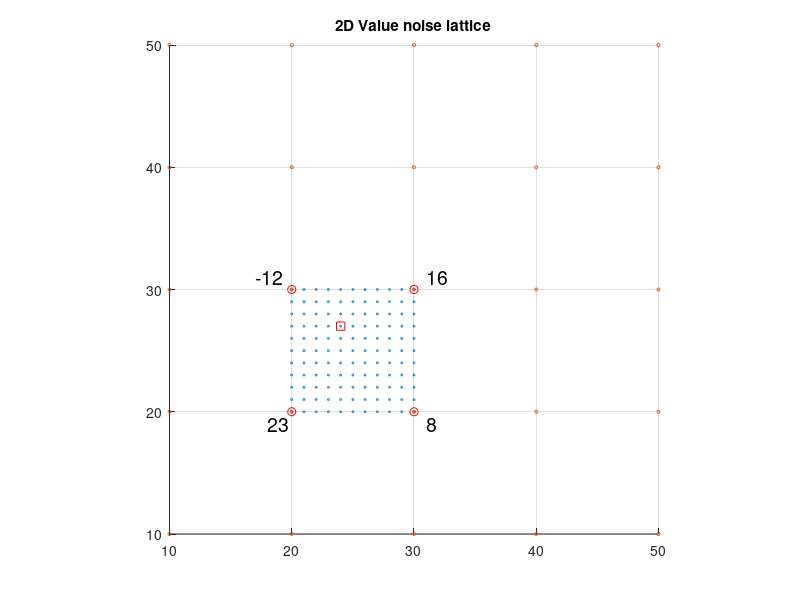
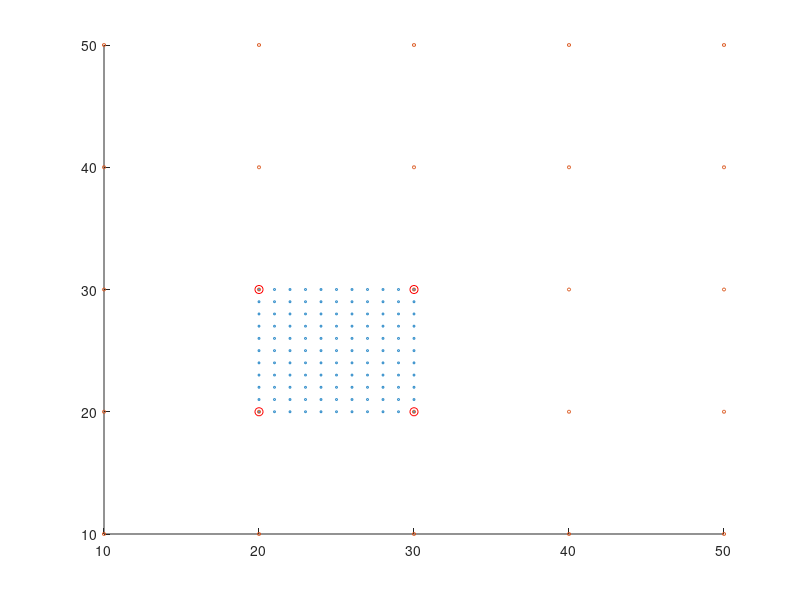

MATLAB code for these plots, in order: (Note: this script raises an error after producing the figures.)
graphics_toolkit qt
gca

rng(0, 'twister');

num_lattice = 5;
wavelength = 10;

xy = [1:num_lattice] * wavelength;
[X Y] = meshgrid(xy);

inside = (wavelength*2):(20+wavelength);
[Xi Yi] = meshgrid(inside);

% Value noise
rand_values = [23 -12 8 16];  % Lattice point random values (4 values that define the square)
% Perlin noise
gradient_vector_x = [3 -2 -4  2];
gradient_vector_y = [-2 5  -3 3];



%%%%%%%%%%%%%%%%%%%%%%%%%%%%%%%%%%%%
% Value noise lattice
valuefig = scatter(Xi, Yi,2);
hold on;
scatter(X, Y,5);              % lattice

plot(X(2,2), Y(2, 2), 'or');
text(2*wavelength -2, 2*wavelength-1, [num2str(rand_values(1))], 'FontSize', 14);
plot(X(2,3), Y(2, 3), 'or');
text(2*wavelength-3, 3*wavelength+1, [num2str(rand_values(2))], 'FontSize', 14);
plot(X(3,2), Y(3, 2), 'or');
text(3*wavelength+1, 2*wavelength-1, [num2str(rand_values(3))], 'FontSize', 14);
plot(X(3,3), Y(3, 3), 'or');
text(3*wavelength+1, 3*wavelength+1, [num2str(rand_values(4))], 'FontSize', 14);
%plot(24, 27, 'squarer');
grid on;
title('2D Value noise lattice');
% Value noise interpolation values
plot(24, 27, 'squarer');
axis square;



%%%%%%%%%%%%%%%%%%%%%%%%%%%%%%%%%%%%
% Perlin noise lattice
perlinfig = figure;
scatter(Xi, Yi,2);   % inside
hold on;
scatter(X, Y,5);              % lattice
plot(X(2,2), Y(2, 2), 'or');  % lattice points
plot(X(2,3), Y(2, 3), 'or');
plot(X(3,2), Y(3, 2), 'or');
plot(X(3,3), Y(3, 3), 'or');

% Gradient vectors
dArrow(X(2,2), Y(2,2), X(2,2) + gradient_vector_x(1), Y(2,2) + gradient_vector_y(1), 2, 'red');
dArrow(X(2,3), Y(2,3), X(2,3) + gradient_vector_x(2), Y(2,3) + gradient_vector_y(2), 2, 'red');
dArrow(X(3,2), Y(3,2), X(3,2) + gradient_vector_x(3), Y(3,2) + gradient_vector_y(3), 2, 'red');
dArrow(X(3,3), Y(3,3), X(3,3) + gradient_vector_x(4), Y(3,3) + gradient_vector_y(4), 2, 'red');

grid on;
title('2D Perlin noise lattice');
axis square;
% Perlin noise interpolation values
interp_point = [24 27];
plot(interp_point(1), interp_point(2), 'squarek', "linewidth", 3); % Point to interpolate

% Distance vectors
dArrow(X(2,2), Y(2,2), interp_point(1), interp_point(2), 2, 'magenta');
dArrow(X(2,3), Y(2,3), interp_point(1), interp_point(2), 2, 'magenta');
dArrow(X(3,2), Y(3,2), interp_point(1), interp_point(2), 2, 'magenta');
dArrow(X(3,3), Y(3,3), interp_point(1), interp_point(2), 2, 'magenta');

plot(interp_point(1), interp_point(2), 'squarek', "linewidth", 3); % Point to interpolate
